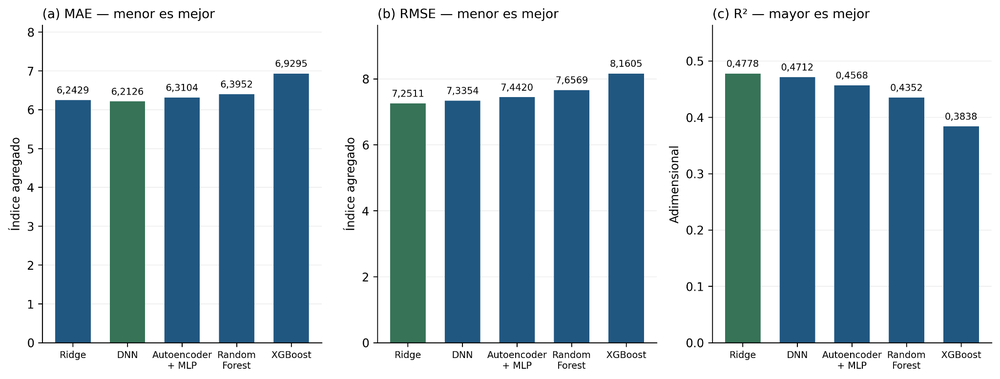
#> input picture scratch/extracted_media/image1.png, 1000 x 379 px, shrunk from 2048 x 777 before the run, found by its file name
$ python inspect_colors.py
#> lines starting #> are read from the running program, lines starting #| are printed output that depends on the picture; after the words box and inside, x2 and y2 are one past the last pixel; in counts of white or black regions, pixels touching at a corner belong together
import numpy as np
from PIL import Image

im = Image.open('scratch/extracted_media/image1.png').convert('RGB')
arr = np.array(im)
# Find colored pixels (not white/gray)
diff = np.abs(arr[:, :, 0].astype(int) - arr[:, :, 1].astype(int)) + np.abs(arr[:, :, 1].astype(int) - arr[:, :, 2].astype(int))
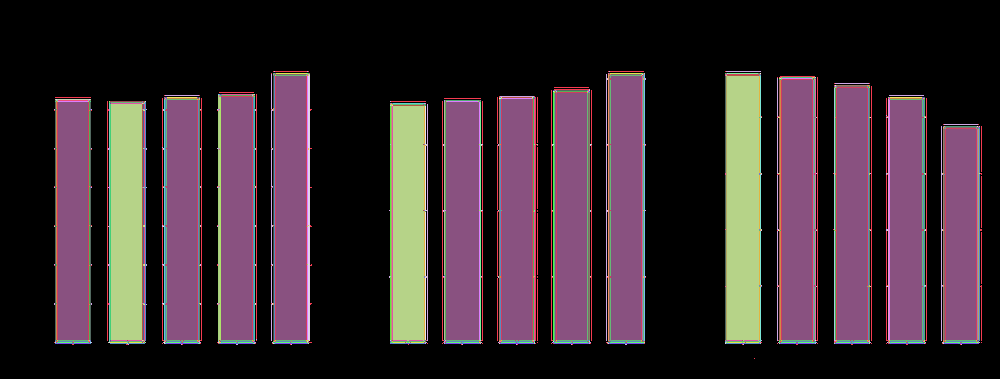
#> diff: shape (379, 1000) int64; 108 distinct labels, from 0 to 111; one colour per label, 0 black
colored = diff > 30
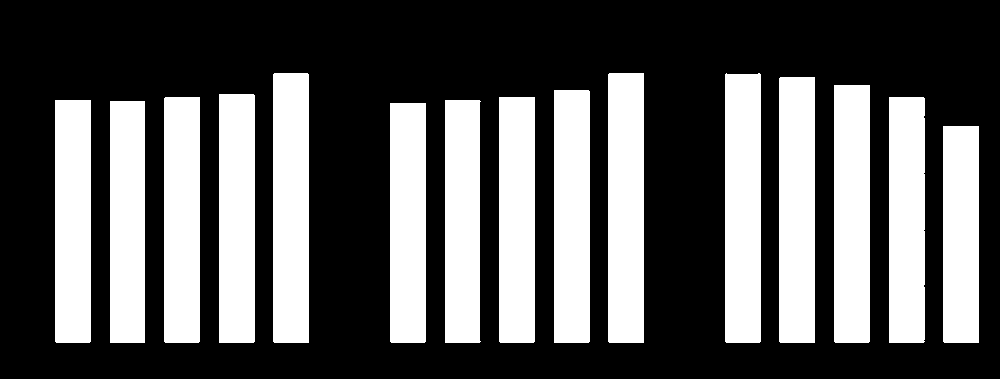
#> colored: shape (379, 1000) bool; 35.6% white; 15 white regions, largest, box (x1, y1, x2, y2) and area: (608, 73, 644, 343) 9718, (273, 73, 309, 343) 9717, (725, 73, 761, 343) 9685
y_idx, x_idx = np.where(colored)
print("Colored pixel count:", len(y_idx))
#| Colored pixel count: 134774
if len(y_idx) > 0:
    print(f"X range: {x_idx.min()} to {x_idx.max()} (width {im.size[0]})")
#| X range: 55 to 978 (width 1000)
    print(f"Y range: {y_idx.min()} to {y_idx.max()} (height {im.size[1]})")
#| Y range: 73 to 342 (height 379)
    # Sample some colors
    unique_colors = np.unique(arr[colored], axis=0)
#> unique_colors = 539 rows, first 8: [0, 14, 31], [0, 15, 31], [0, 15, 32], [0, 16, 32], [0, 17, 32], [0, 17, 33], [0, 18, 33], [0, 18, 34]
    print("Number of distinct colors:", len(unique_colors))
#| Number of distinct colors: 539
    # print top colors
    import collections
    c_tuples = [tuple(c) for c in arr[colored]]
#> c_tuples = 134774 items
    top_c = collections.Counter(c_tuples).most_common(5)
#> top_c = [((32, 87, 129), 88528), ((54, 115, 87), 22257), ((34, 89, 130), 1288), ((36, 90, 131), 1091), ((33, 88, 130), 1048)]
    print("Top colors:", top_c)
#| Top colors: [((32, 87, 129), 88528), ((54, 115, 87), 22257), ((34, 89, 130), 1288), ((36, 90, 131), 1091), ((33, 88, 130), 1048)]

$ run again, with scratch/extracted_media/image2.png copied over scratch/extracted_media/image1.png
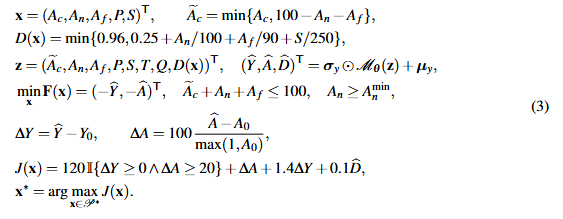
#> input picture scratch/extracted_media/image2.png, 563 x 219 px, found by its file name
#> `diff = np.abs(arr[:, :, 0].astype(int) - arr[:, :, 1].astype(int)) + n..`:
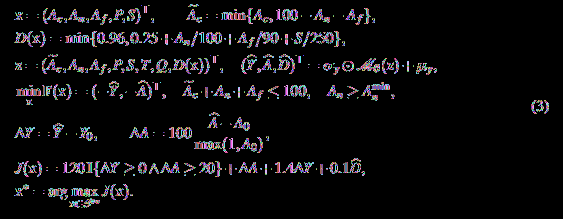
#> diff: shape (219, 563) int64; 82 distinct labels, from 0 to 192; one colour per label, 0 black
#> `colored = diff > 30`:
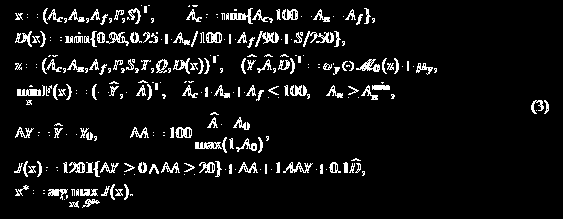
#> colored: shape (219, 563) bool; 7.2% white in thin lines or dots, all inside (x1, y1, x2, y2) = (14, 5, 549, 208)
#> y_idx = 8833 values from 5 to 207; x_idx = 8833 values, max 548 at index 5819, min 14 at index 7943, mean 195.5
#| Colored pixel count: 8833
#| X range: 14 to 548 (width 563)
#| Y range: 5 to 207 (height 219)
#> unique_colors = 1331 rows, first 8: [0, 0, 31], [0, 0, 39], [0, 0, 47], [0, 0, 55], [0, 0, 63], [0, 0, 71], [0, 0, 79], [0, 0, 87]
#| Number of distinct colors: 1331
#> c_tuples = 8833 items, first 6: (223, 151, 71), (23, 23, 71), (151, 223, 255), (239, 199, 143), (95, 55, 23), (7, 39, 87)
#> top_c = [((255, 223, 143), 205), ((39, 0, 0), 168), ((143, 223, 255), 158), ((39, 143, 223), 146), ((183, 255, 255), 134)]
#| Top colors: [((255, 223, 143), 205), ((39, 0, 0), 168), ((143, 223, 255), 158), ((39, 143, 223), 146), ((183, 255, 255), 134)]

$ run again, with scratch/extracted_media/image3.png copied over scratch/extracted_media/image1.png
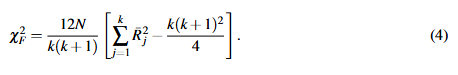
#> input picture scratch/extracted_media/image3.png, 458 x 75 px, found by its file name
#> `diff = np.abs(arr[:, :, 0].astype(int) - arr[:, :, 1].astype(int)) + n..`:
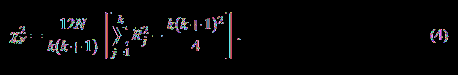
#> diff: shape (75, 458) int64; 61 distinct labels, from 0 to 192; one colour per label, 0 black
#> `colored = diff > 30`:
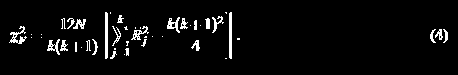
#> colored: shape (75, 458) bool; 4.3% white in thin lines or dots, all inside (x1, y1, x2, y2) = (9, 12, 448, 59)
#> y_idx = 1494 values from 12 to 58; x_idx = 1494 values, max 447 at index 706, min 9 at index 1060, mean 153.3
#| Colored pixel count: 1494
#| X range: 9 to 447 (width 458)
#| Y range: 12 to 58 (height 75)
#> unique_colors = 451 rows, first 8: [0, 0, 31], [0, 0, 39], [0, 0, 47], [0, 0, 55], [0, 0, 63], [0, 0, 71], [0, 0, 79], [0, 0, 87]
#| Number of distinct colors: 451
#> c_tuples = 1494 items, first 6: (255, 231, 183), (135, 95, 95), (95, 151, 199), (255, 255, 207), (159, 95, 95), (95, 95, 151)
#> top_c = [((159, 231, 255), 95), ((255, 183, 87), 71), ((255, 223, 143), 58), ((0, 0, 63), 49), ((39, 0, 63), 44)]
#| Top colors: [((159, 231, 255), 95), ((255, 183, 87), 71), ((255, 223, 143), 58), ((0, 0, 63), 49), ((39, 0, 63), 44)]

$ run again, with scratch/extracted_media/image4.png copied over scratch/extracted_media/image1.png
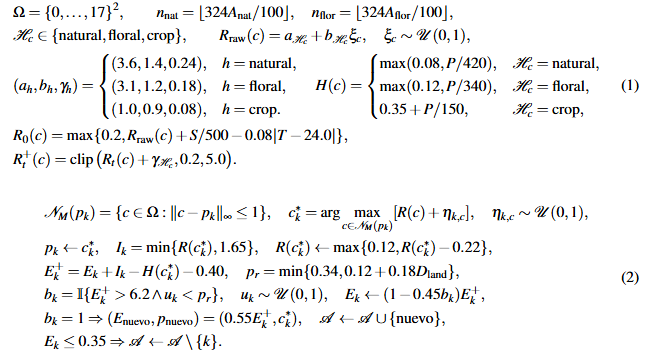
#> input picture scratch/extracted_media/image4.png, 657 x 359 px, found by its file name
#> `diff = np.abs(arr[:, :, 0].astype(int) - arr[:, :, 1].astype(int)) + n..`:
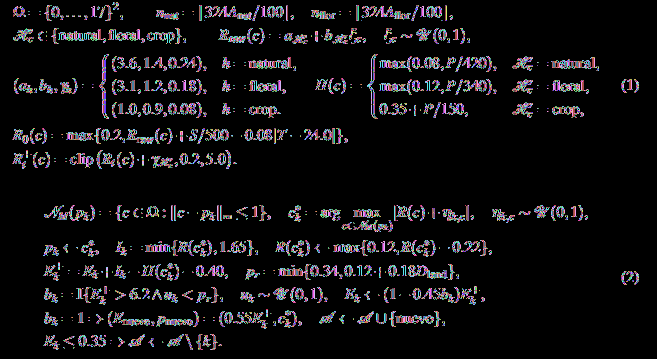
#> diff: shape (359, 657) int64; 110 distinct labels, from 0 to 207; one colour per label, 0 black
#> `colored = diff > 30`:
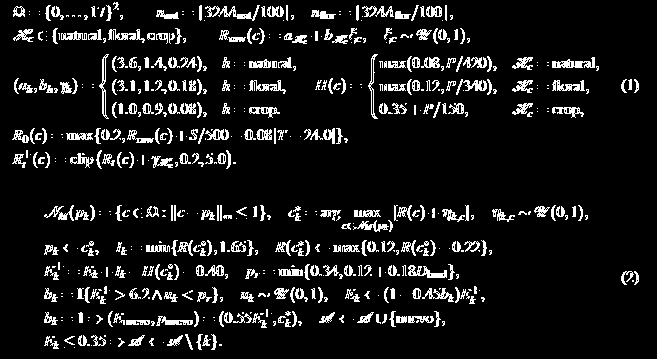
#> colored: shape (359, 657) bool; 9.2% white in thin lines or dots
#| Colored pixel count: 21697
#| X range: 12 to 638 (width 657)
#| Y range: 2 to 349 (height 359)
#> unique_colors = 2121 rows, first 8: [0, 0, 31], [0, 0, 39], [0, 0, 47], [0, 0, 55], [0, 0, 63], [0, 0, 71], [0, 0, 79], [0, 0, 87]
#| Number of distinct colors: 2121
#> c_tuples = 21697 items
#> top_c = [((255, 255, 223), 447), ((223, 255, 255), 411), ((255, 223, 143), 407), ((143, 223, 255), 388), ((255, 183, 87), 377)]
#| Top colors: [((255, 255, 223), 447), ((223, 255, 255), 411), ((255, 223, 143), 407), ((143, 223, 255), 388), ((255, 183, 87), 377)]
